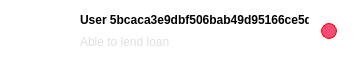
                               <widget class="QWidget" name="Scroll7_2" native="true">
                                <property name="minimumSize">
                                 <size>
                                  <width>361</width>
                                  <height>71</height>
                                 </size>
                                </property>
                                <property name="maximumSize">
                                 <size>
                                  <width>361</width>
                                  <height>71</height>
                                 </size>
                                </property>
                                <property name="font">
                                 <font>
                                  <family>Tahoma</family>
                                 </font>
                                </property>
                                <property name="styleSheet">
                                 <string notr="true">background-color: rgb(255, 255, 255);
border-radius:28px</string>
                                </property>
                                <layout class="QHBoxLayout" name="horizontalLayout_42">
                                 <property name="spacing">
                                  <number>4</number>
                                 </property>
                                 <property name="leftMargin">
                                  <number>12</number>
                                 </property>
                                 <property name="topMargin">
                                  <number>4</number>
                                 </property>
                                 <property name="rightMargin">
                                  <number>12</number>
                                 </property>
                                 <property name="bottomMargin">
                                  <number>4</number>
                                 </property>
                                 <item>
                                  <widget class="QWidget" name="Scroll7Pic_2" native="true">
                                   <property name="minimumSize">
                                    <size>
                                     <width>64</width>
                                     <height>64</height>
                                    </size>
                                   </property>
                                   <property name="maximumSize">
                                    <size>
                                     <width>64</width>
                                     <height>64</height>
                                    </size>
                                   </property>
                                   <property name="font">
                                    <font>
                                     <family>Tahoma</family>
                                    </font>
                                   </property>
                                   <property name="styleSheet">
                                    <string notr="true">image: url(:/buttom/img/buttom/生气_angry-face.svg);
border:3px solid rgb(255, 255, 255);

border-radius:32px</string>
                                   </property>
                                  </widget>
                                 </item>
                                 <item>
                                  <layout class="QVBoxLayout" name="Scroll7Layout_2">
                                   <property name="spacing">
                                    <number>0</number>
                                   </property>
                                   <property name="topMargin">
                                    <number>4</number>
                                   </property>
                                   <property name="rightMargin">
                                    <number>12</number>
                                   </property>
                                   <item>
                                    <layout class="QHBoxLayout" name="Scroll7ID_5">
                                     <property name="spacing">
                                      <number>12</number>
                                     </property>
                                     <property name="bottomMargin">
                                      <number>12</number>
                                     </property>
                                     <item>
                                      <layout class="QVBoxLayout" name="Scroll7ID_6">
                                       <property name="spacing">
                                        <number>8</number>
                                       </property>
                                       <item>
                                        <widget class="QLabel" name="Scroll7ID_7">
                                         <property name="font">
                                          <font>
                                           <family>Tahoma</family>
                                           <weight>75</weight>
                                           <bold>true</bold>
                                          </font>
                                         </property>
                                         <property name="text">
                                          <string>User 5bcaca3e9dbf506bab49d95166ce5d63</string>
                                         </property>
                                        </widget>
                                       </item>
                                       <item>
                                        <widget class="QLabel" name="Scroll7ID_8">
                                         <property name="font">
                                          <font>
                                           <family>Tahoma</family>
                                          </font>
                                         </property>
                                         <property name="styleSheet">
                                          <string notr="true">color: rgb(224, 224, 224);</string>
                                         </property>
                                         <property name="text">
                                          <string>Able to lend loan</string>
                                         </property>
                                        </widget>
                                       </item>
                                      </layout>
                                     </item>
                                     <item>
                                      <widget class="QLabel" name="Scroll7Point_2">
                                       <property name="minimumSize">
                                        <size>
                                         <width>16</width>
                                         <height>16</height>
                                        </size>
                                       </property>
                                       <property name="maximumSize">
                                        <size>
                                         <width>16</width>
                                         <height>16</height>
                                        </size>
                                       </property>
                                       <property name="font">
                                        <font>
                                         <family>Tahoma</family>
                                        </font>
                                       </property>
                                       <property name="styleSheet">
                                        <string notr="true">color: rgb(255, 255, 255);
border:1px solid red;
background-color: rgb(245, 76, 117);
border-radius:8px</string>
                                       </property>
                                       <property name="text">
                                        <string/>
                                       </property>
                                      </widget>
                                     </item>
                                    </layout>
                                   </item>
                                  </layout>
                                 </item>
                                </layout>
                               </widget>
